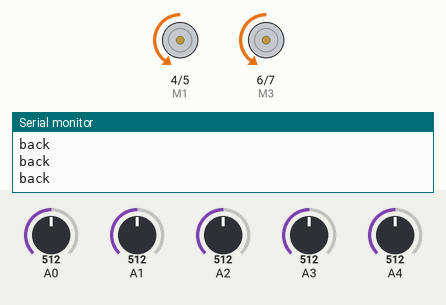
This sketch was run on a simulated Arduino Uno, built with avr-gcc and run on an emulated ATmega328P. Shown: motor-driver pin pairs drawn as motors (green arrow = first pin HIGH = forward, orange = second pin HIGH = backward, longer = more drive, scaled by the enable pin), the last lines printed to the serial monitor. The inputs (shaded band) are chosen by the test bench; at power-on: A0 = 512, A2 = 512, A1 = 512, A4 = 512, A3 = 512.

Above: at 1.2 s.
1.3 s: A0 set to 306
At 1.6 s:
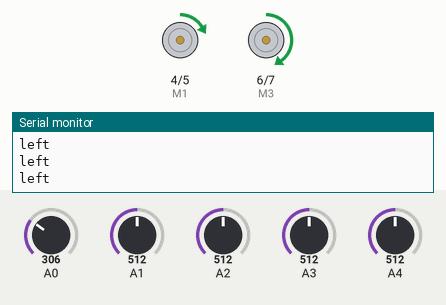
2.8 s: A2 set to 484
At 3.8 s:
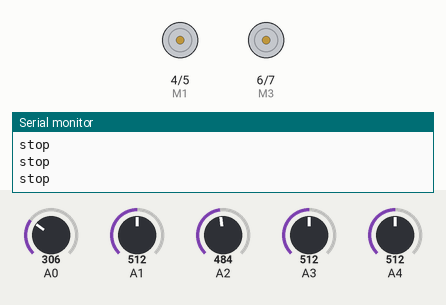
4.3 s: A1 set to 485
At 4.9 s:
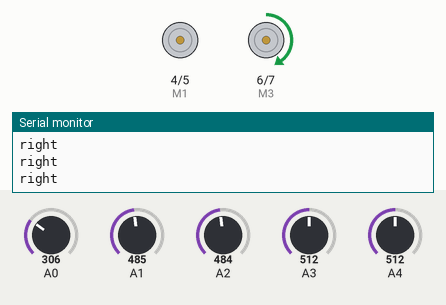
5.8 s: A0 set to 716
At 6.2 s:
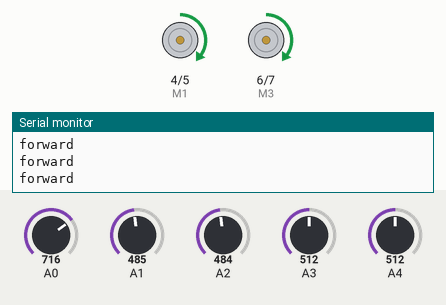
7.3 s: A0 set to 30
At 8.5 s:
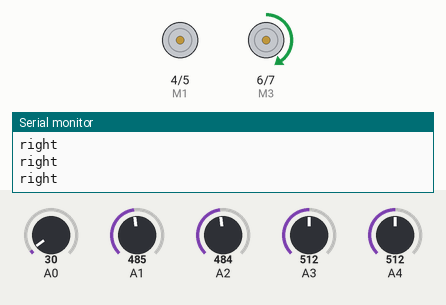
8.8 s: A4 set to 484
At 9.5 s:
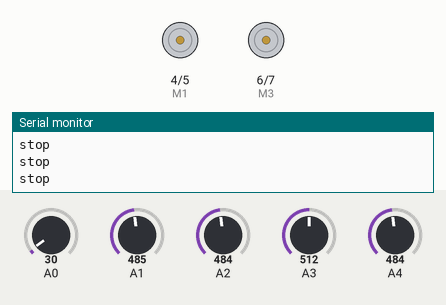
Timing chart, 0 to 11.3 s (numbered marks = the images above; inputs shaded):
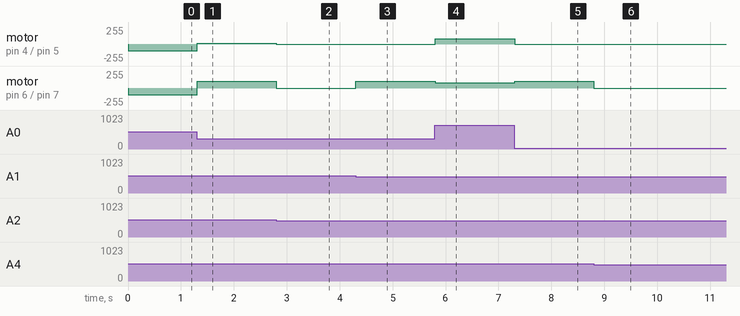

Measured:
- the behaviour switches between 501 and 500 on A2 (found by bisection; images 1 and 2)
- the behaviour switches between 500 and 499 on A1 (found by bisection; images 2 and 3)
- the behaviour switches between 501 and 500 on A4 (found by bisection; images 5 and 6)
- after the input at 1.3 s, motor on pin 4 (M1) / pin 5 (M2): backward 100/255 → forward 10/255 at once; motor on pin 6 (M3) / pin 7 (M4): backward 100/255 → forward 100/255 at once
- after the input at 2.8 s, motor on pin 4 (M1) / pin 5 (M2): forward 10/255 → stopped at once; motor on pin 6 (M3) / pin 7 (M4): forward 100/255 → stopped at once
- after the input at 4.3 s, motor on pin 6 (M3) / pin 7 (M4): stopped → forward 100/255 at once
- after the input at 5.8 s, motor on pin 4 (M1) / pin 5 (M2): stopped → forward 80/255 at once; motor on pin 6 (M3) / pin 7 (M4): forward 100/255 → forward 80/255 at once
- after the input at 7.3 s, motor on pin 4 (M1) / pin 5 (M2): forward 80/255 → stopped at once; motor on pin 6 (M3) / pin 7 (M4): forward 80/255 → forward 100/255 at once
- after the input at 8.8 s, motor on pin 6 (M3) / pin 7 (M4): forward 100/255 → stopped at once

The sketch:

if_else.ino
```cpp
#define M1 4 //left
#define M2 5
#define M3 6 //right
#define M4 7
#define enA 9
#define enB 10

int M, L1, L2, R1, R2;
int line = 500;

void setup() {
  // put your setup code here, to run once:
  pinMode(M1, OUTPUT);
  pinMode(M2, OUTPUT);
  pinMode(M3, OUTPUT);
  pinMode(M4, OUTPUT);
  pinMode(enA, OUTPUT);
  pinMode(enB, OUTPUT);

  Serial.begin(9600);
}

void loop() {
  // put your main code here, to run repeatedly:
  readSensor();
  //exportSensorValue();
  //test();

  if ((M < line) && (L1 > line) && (R1 > line) && (L2 > line) && (R2 > line)) {
    analogWrite(enA, 80);
    analogWrite(enB, 80);
    Forward();
  }
  else if ((M < line) && (L1 < line) && (R1 > line) && (L2 > line) && (R2 > line)) {
    analogWrite(enA, 80);
    analogWrite(enB, 80);
    Forward();
  }
  else if ((M > line) && (L1 < line) && (R1 > line) && (L2 > line) && (R2 > line)) {
    analogWrite(enA, 50);
    analogWrite(enB, 100);
    Left();
  }
  else if ((M > line) && (L1 < line) && (R1 > line) && (L2 < line) && (R2 > line)) {
    analogWrite(enA, 50);
    analogWrite(enB, 100);
    Left();
  }
  else if ((M < line) && (L1 > line) && (R1 < line) && (L2 > line) && (R2 > line)) {
    analogWrite(enA, 80);
    analogWrite(enB, 80);
    Forward();
  }
  else if ((M > line) && (L1 > line) && (R1 < line) && (L2 > line) && (R2 > line)) {
    analogWrite(enA, 100);
    analogWrite(enB, 50);
    Right();
  }
  else if ((M > line) && (L1 > line) && (R1 < line) && (L2 > line) && (R2 < line)) {
    analogWrite(enA, 100);
    analogWrite(enB, 50);
    Right();
  }
  else if ((M > line) && (L1 > line) && (R1 > line) && (L2 < line) && (R2 > line)) {
    analogWrite(enA, 10);
    analogWrite(enB, 100);
    Left();
  }
  else if ((M > line) && (L1 > line) && (R1 > line) && (L2 > line) && (R2 < line)) {
    analogWrite(enA, 100);
    analogWrite(enB, 10);
    Right();
  }
  else if ((M > line) && (L1 > line) && (R1 > line) && (L2 > line) && (R2 > line)) {
    analogWrite(enA, 100);
    analogWrite(enB, 100);
    Back();
  }
  else if ((M < line) && (L1 < line) && (R1 < line) && (L2 < line) && (R2 < line)) {
    Stop();
  }
  else if ((M < line) && (L1 > line) && (R1 < line) && (L2 > line) && (R2 < line)) {
    analogWrite(enA, 0);
    analogWrite(enB, 100);
    Right();
  }
  else if ((M < line) && (L1 < line) && (R1 < line) && (L2 > line) && (R2 < line)) {
    analogWrite(enA, 0);
    analogWrite(enB, 100);
    Right();
  }
  else if ((M < line) && (L1 < line) && (R1 > line) && (L2 < line) && (R2 > line)) {
    analogWrite(enA, 0);
    analogWrite(enB, 100);
    Right();
  }
  else if ((M < line) && (L1 < line) && (R1 < line) && (L2 < line) && (R2 > line)) {
    analogWrite(enA, 0);
    analogWrite(enB, 100);
    Right();
  }
  else
    Stop();
}

void readSensor() {
  L2 = analogRead(A0);
  L1 = analogRead(A1);
  M = analogRead(A2);
  R1 = analogRead(A3);
  R2 = analogRead(A4);
}

void exportSensorValue() {
  Serial.println(L2);
  Serial.println(L1);
  Serial.println(M);
  Serial.println(R1);
  Serial.println(R2);
  Serial.println();
  delay(1000);
}

void Forward() {
  digitalWrite(M1, HIGH);
  digitalWrite(M2, LOW);
  digitalWrite(M3, HIGH);
  digitalWrite(M4, LOW);
  Serial.println("forward");
}

void Left() {
  digitalWrite(M1, HIGH);
  digitalWrite(M2, LOW);
  digitalWrite(M3, HIGH);
  digitalWrite(M4, LOW);
  Serial.println("left");
}

void Right() {
  digitalWrite(M1, HIGH);
  digitalWrite(M2, LOW);
  digitalWrite(M3, HIGH);
  digitalWrite(M4, LOW);
  Serial.println("right");
}

void Stop() {
  analogWrite(enA, 0);
  digitalWrite(M1, LOW);
  digitalWrite(M2, LOW);
  analogWrite(enB, 0);
  digitalWrite(M3, LOW);
  digitalWrite(M4, LOW);
  Serial.println("stop");
}

void Back() {
  digitalWrite(M1, LOW);
  digitalWrite(M2, HIGH);
  digitalWrite(M3, LOW);
  digitalWrite(M4, HIGH);
  Serial.println("back");
}


void test() {
  Forward();
  delay(2000);
  Right();
  delay(2000);
  Left();
  delay(2000);
  Stop();
  delay(2000);
}
```
